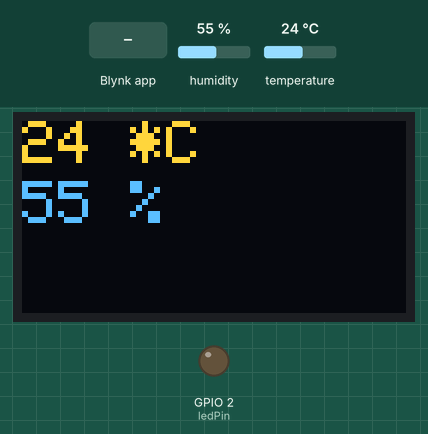
The sketch below on a simulated ESP32. Parts: 128×64 one-colour display, output pins drawn as LEDs (lit = HIGH). Inputs (shaded band) come from the test bench; at power-on: humidity 55 %, temperature 24 °C. The OLED is the two-colour kind (top 16 rows yellow); WiFi joins after 1.5 s; servers stay silent unless stated; what the sketch prints to the serial monitor is not drawn.

Above: at 3.1 s.
3.2 s: Blynk app writes 1 to V1
At 4.0 s:
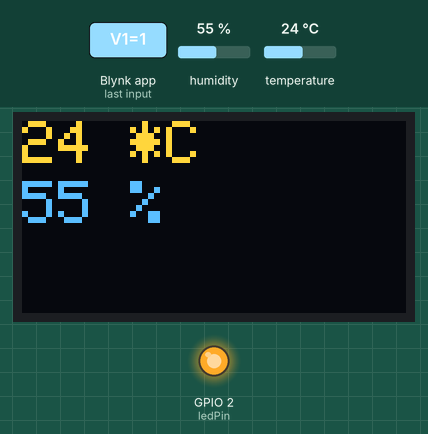
4.7 s: humidity set to 22 %
At 7.1 s:
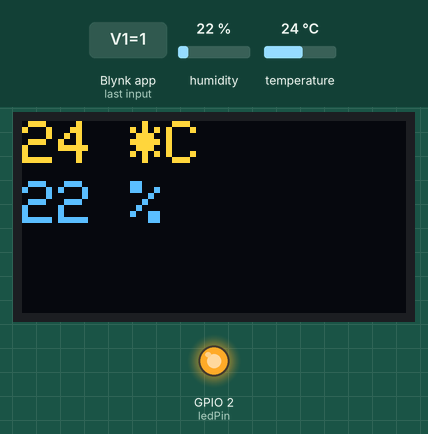
8.0 s: temperature set to 12 °C
At 9.7 s:
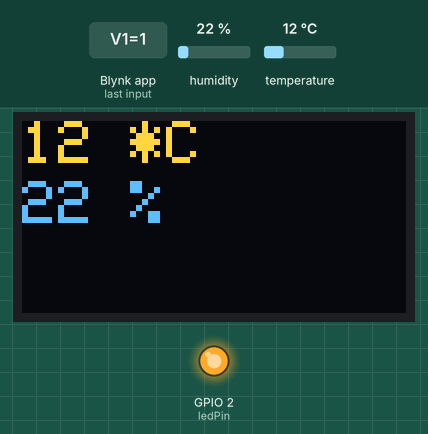
10.0 s: humidity set to 40 %
At 11.4 s:
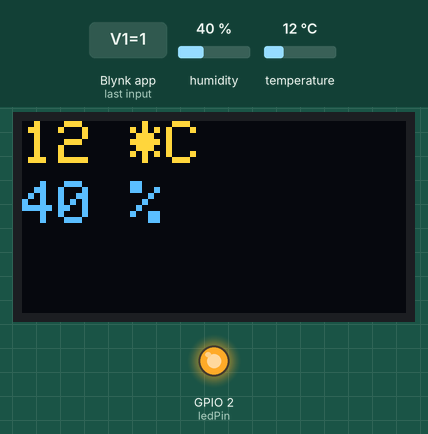
12.0 s: temperature set to 19 °C
At 12.9 s:
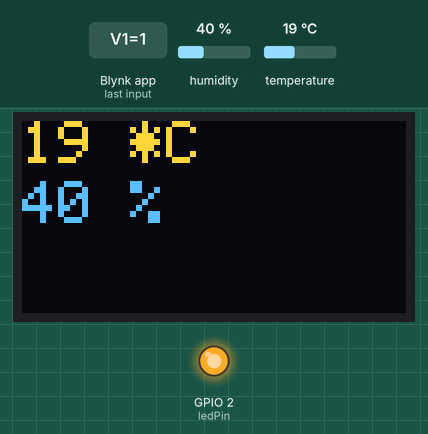
14.0 s: Blynk app writes 0 to V1
At 15.7 s:
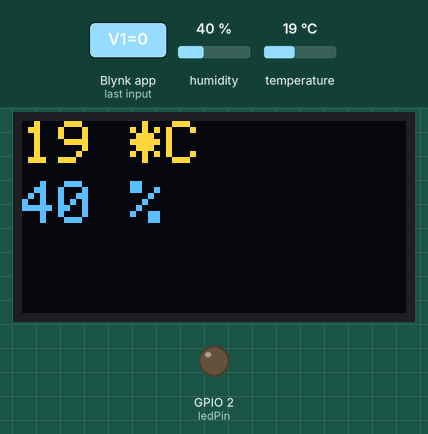
Timing chart, 0 to 17.0 s (numbered marks = the images above; inputs shaded):
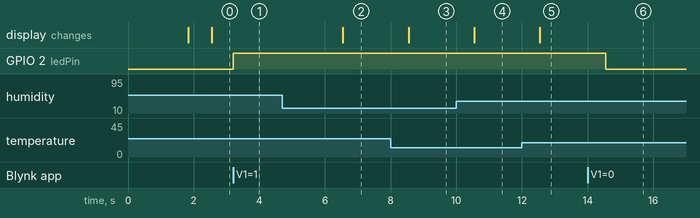

The sketch:

Blynk.ino
```cpp
/*
Project: IoT Made Easy
Author: Mukesh Sankhla
Website: https://www.makerbrains.com
GitHub: https://github.com/MukeshSankhla
Social Media: Instagram @mukesh.diy
*/

#define BLYNK_TEMPLATE_ID "**********"
#define BLYNK_TEMPLATE_NAME "*********"
#define BLYNK_AUTH_TOKEN "********"

char ssid[] = "*********";
char pass[] = "***********";

#include <WiFi.h>
#include <BlynkSimpleEsp32.h>
#include <DHT11.h>
#include <Wire.h>
#include <Adafruit_GFX.h>
#include <Adafruit_SSD1306.h>

#define SCREEN_WIDTH 128
#define SCREEN_HEIGHT 64
#define OLED_RESET -1

Adafruit_SSD1306 display(SCREEN_WIDTH, SCREEN_HEIGHT, &Wire, OLED_RESET);

int ledPin = 2;
DHT11 dht11(5);

// Blynk function to control the LED via virtual pin V1
BLYNK_WRITE(V1) {
  int pinValue = param.asInt(); // Get value from the app
  digitalWrite(ledPin, pinValue); // Control LED
}

void setup() {
  pinMode(ledPin, OUTPUT);
  Serial.begin(115200);

  // Start Blynk connection
  Blynk.begin(BLYNK_AUTH_TOKEN, ssid, pass);

  // Initialize the OLED display
  if (!display.begin(SSD1306_SWITCHCAPVCC, 0x3C)) { // 0x3C is the I2C address of the OLED display
    Serial.println(F("SSD1306 allocation failed"));
    for (;;); // Infinite loop to stop execution
  }
  display.clearDisplay();
  display.setTextSize(2);
  display.setTextColor(WHITE);
}

void loop() {
  int temperature, humidity;
  Blynk.run(); // Run Blynk connection

  // Read temperature and humidity every 2 seconds
  static unsigned long lastMillis = 0;
  if (millis() - lastMillis >= 2000) {
    lastMillis = millis();

    int result = dht11.readTemperatureHumidity(temperature, humidity);

    display.clearDisplay();
    display.setCursor(0, 0); // Set the cursor position at the top-left of the screen
    display.print(temperature);
    display.println(" *C");
    display.setCursor(0, 20);
    display.print(humidity);
    display.println(" %");
    display.display(); // Update the OLED display with the new data

    // Send temperature and humidity to Blynk app (V2 for temp, V3 for humidity)
    Blynk.virtualWrite(V2, temperature); // Send temperature to virtual pin V2
    Blynk.virtualWrite(V3, humidity);    // Send humidity to virtual pin V3

    // Print values to Serial Monitor
    Serial.print("Temperature: ");
    Serial.print(temperature);
    Serial.print(" *C, Humidity: ");
    Serial.print(humidity);
    Serial.println(" %");
  }
}
```

Measured:
- after the input at 3.2 s, GPIO 2 (ledPin): LOW → HIGH at once
- after the input at 4.7 s, the display: changes after 1.8 s (image 2)
- after the input at 8.0 s, the display: changes after 0.55 s (image 3)
- after the input at 10.0 s, the display: changes after 0.55 s (image 4)
- after the input at 12.0 s, the display: changes after 0.55 s (image 5)
- after the input at 14.0 s, GPIO 2 (ledPin): HIGH → LOW after 0.55 s
